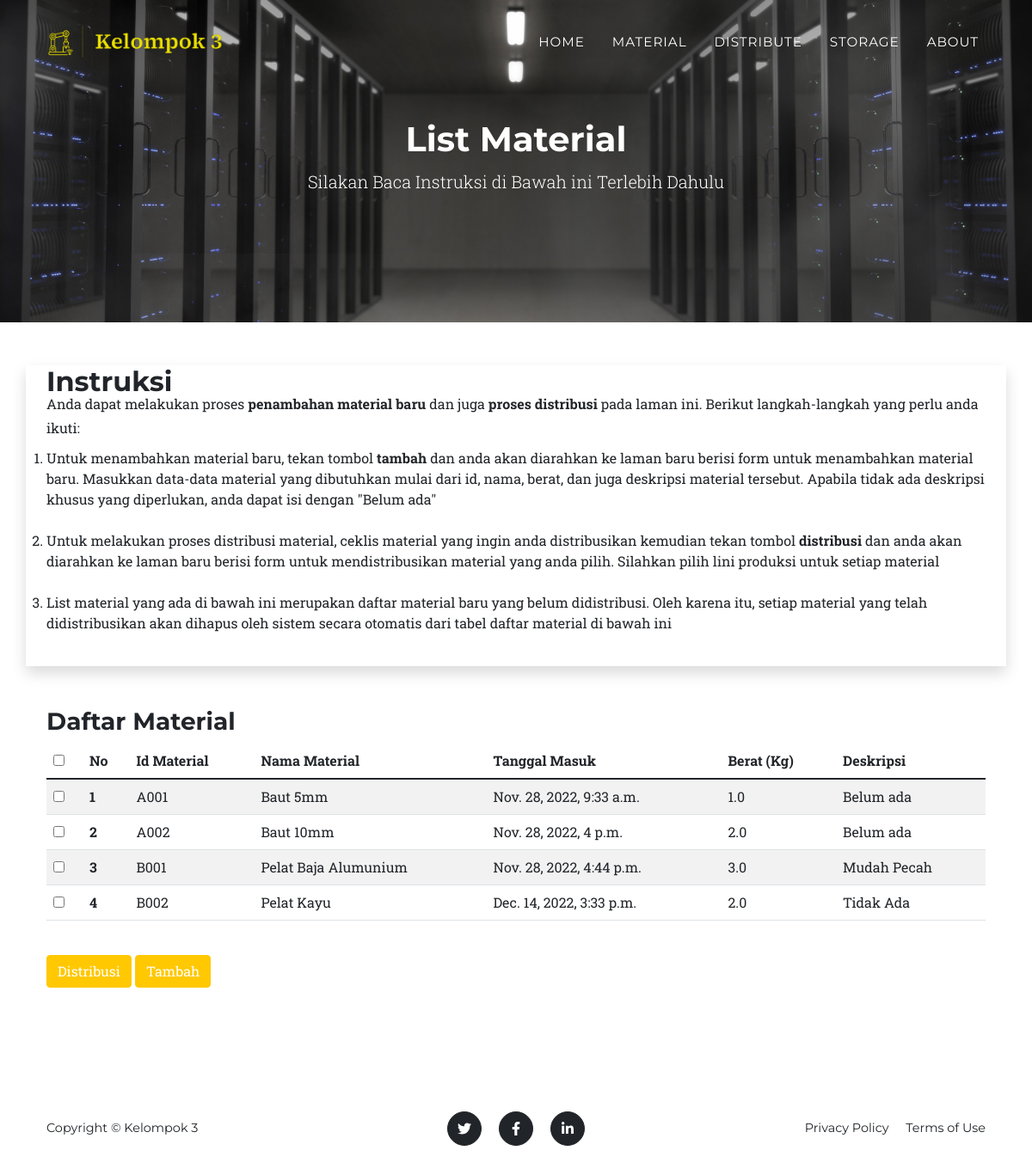
Screenshot of /listmaterial/ with the database file from the repository.
### listmaterial/models.py (models this page shows, shortened)
class ListModel(models.Model):
    material_id = models.CharField(max_length=10)
    nama_material = models.CharField(max_length=255)
    tanggal_masuk = models.DateTimeField(auto_now_add=True)
    berat_kg = models.FloatField()
    deskripsi = models.TextField()

### listmaterial/views.py (the view)
# urls.py: path('', views.index)
def index(request):
    listmodels = ListModel.objects.all()
    context = {
        'page_title':'List Material',
        'heading':'List Material',
        'daftar_material':listmodels,
    }
    return render(request, 'listmaterial/index.html', context)

### listmaterial/templates/listmaterial/index.html (shortened to what this page needs)
{% load static %}
<!DOCTYPE html>
<html lang="en">
<head>
    {% include "snippets/bootstrapstyles.html" %}
    <link href="{% static 'listmaterial/css/styles2.css' %}" rel="stylesheet" type="text/css"/>
</head>
<body id="page-top">
    {% include "snippets/navbar.html" %}
    <div class="jumbotron jumbotron-fluid" style="padding-bottom: 130px;">
        <div class="container">
            <h1 class="jumbotron-heading" >List Material</h1>
            <p class="lead">Silakan Baca Instruksi di Bawah ini Terlebih Dahulu</p>
        </div>
    </div>
    <div class="container-fluid">
        <div class="container bg-white text-dark shadow" style="margin-top:50px">
            <div class="row" style="height:350px">
                <h2 style="margin-bottom:-10px"> Instruksi </h2>
                    <p>
                        Anda dapat melakukan proses <strong>penambahan material baru</strong> dan juga <strong>proses distribusi</strong> pada laman ini. Berikut langkah-langkah yang perlu anda ikuti:
                        <ol style="margin-top: -10px;">
                            <li>
                                Untuk menambahkan material baru, tekan tombol <strong>tambah</strong> dan anda akan diarahkan ke laman baru berisi form untuk menambahkan material baru. Masukkan data-data material yang dibutuhkan mulai dari id, nama, berat, dan juga deskripsi material tersebut. Apabila tidak ada deskripsi khusus yang diperlukan, anda dapat isi dengan "Belum ada"
                            </li>
                            <br>
                            <li>
                              Untuk melakukan proses distribusi material, ceklis material yang ingin anda distribusikan kemudian tekan tombol <strong>distribusi</strong> dan anda akan diarahkan ke laman baru berisi form untuk mendistribusikan material yang anda pilih. Silahkan pilih lini produksi untuk setiap material
                            </li>
                            <br>
                            <li>
                                List material yang ada di bawah ini merupakan daftar material baru yang belum didistribusi. Oleh karena itu, setiap material yang telah didistribusikan akan dihapus oleh sistem secara otomatis dari tabel daftar material di bawah ini
                            </li>
                        </ol>
                    </p>
            </div>
        </div>
    </div>
    <div class="container my-5">
        <h3>Daftar Material</h3>
        <form action="/distribusimaterial/" method="POST">
            <table class="table table-striped" id="Table1">
                <thead>
                <tr>
                    <th scope="col"><input type="checkbox" onchange="checkAll(this)" name="chk[]"></th>
                    <th scope="col">No</th>
                    <th scope="col">Id Material</th>
                    <th scope="col">Nama Material</th>
                    <th scope="col">Tanggal Masuk</th>
                    <th scope="col">Berat (Kg)</th>
                    <th scope="col">Deskripsi</th>
                </tr>
                </thead>
                <tbody>
                    {% for data in daftar_material %}
                        <tr>
                            <th><input type="checkbox" name="chkbox[]" value="{{data.nama_material}}"></th>
                            <th scope="row">{{forloop.counter}}</th>
                            <td>{{data.material_id}}</td>
                            <td>{{data.nama_material}}</td>
                            <td>{{data.tanggal_masuk}}</td>
                            <td>{{data.berat_kg}}</td>
                            <td>{{data.deskripsi}}</td>
                        </tr>
                    {% endfor %}
                </tbody>
            </table>
            <br>
            <button type="submit" class="btn btn-primary">Distribusi</button>
            <a class="btn btn-primary" href="/listmaterial/tambah">Tambah</a>
        </form>
    </div>
    <br>
    <br>
    <br>
    {% include "snippets/footer.html" %}
</body>
</html>

### templates/snippets/bootstrapstyles.html (shortened to what this page needs)
{% load static %}
<link href="https://cdn.jsdelivr.net/npm/bootstrap@5.2.3/dist/css/bootstrap.min.css" rel="stylesheet">

### templates/snippets/navbar.html (shortened to what this page needs)
{% load static %}
<nav class="navbar navbar-expand-lg navbar-dark fixed-top" id="mainNav">
    <div class="container">
        <a class="navbar-brand" href="/"><img style="height:40px" src="{% static 'assets/img/logo-fix2.png' %}" alt="..." /></a>
        <div class="collapse navbar-collapse" id="navbarResponsive">
            <ul class="navbar-nav text-uppercase ms-auto py-4 py-lg-0">
                <li class="nav-item"><a class="nav-link" href="/">Home</a></li>
                <li class="nav-item"><a class="nav-link" href="/listmaterial">Material</a></li>
                <li class="nav-item"><a class="nav-link" href="/distribusimaterial">Distribute</a></li>
                <li class="nav-item"><a class="nav-link" href="/listgudang">Storage</a></li>
                <li class="nav-item"><a class="nav-link" href="/about">About</a></li>
            </ul>
        </div>
    </div>
</nav>

### templates/snippets/footer.html
{% load static %}
<footer class="footer py-4">
    <div class="container">
        <div class="row align-items-center">
            <div class="col-lg-4 text-lg-start">Copyright &copy; Kelompok 3</div>
            <div class="col-lg-4 my-3 my-lg-0">
                <a class="btn btn-dark btn-social mx-2" href="#!" aria-label="Twitter"><i class="fab fa-twitter"></i></a>
                <a class="btn btn-dark btn-social mx-2" href="#!" aria-label="Facebook"><i class="fab fa-facebook-f"></i></a>
                <a class="btn btn-dark btn-social mx-2" href="#!" aria-label="LinkedIn"><i class="fab fa-linkedin-in"></i></a>
            </div>
            <div class="col-lg-4 text-lg-end">
                <a class="link-dark text-decoration-none me-3" href="#!">Privacy Policy</a>
                <a class="link-dark text-decoration-none" href="#!">Terms of Use</a>
            </div>
        </div>
    </div>
</footer>

### templates/snippets/bootstrapscripts.html (shortened to what this page needs)
{% load static %}

### rows the page displays
ListModel: material_id "A001", nama_material "Baut 5mm", tanggal_masuk "Nov. 28, 2022, 9:33 a.m.", berat_kg "1.0", deskripsi "Belum ada"
ListModel: material_id "A002", nama_material "Baut 10mm", tanggal_masuk "Nov. 28, 2022, 4 p.m.", berat_kg "2.0", deskripsi "Belum ada"
ListModel: material_id "B001", nama_material "Pelat Baja Alumunium", tanggal_masuk "Nov. 28, 2022, 4:44 p.m.", berat_kg "3.0", deskripsi "Mudah Pecah"
ListModel: material_id "B002", nama_material "Pelat Kayu", tanggal_masuk "Dec. 14, 2022, 3:33 p.m.", berat_kg "2.0", deskripsi "Tidak Ada"
